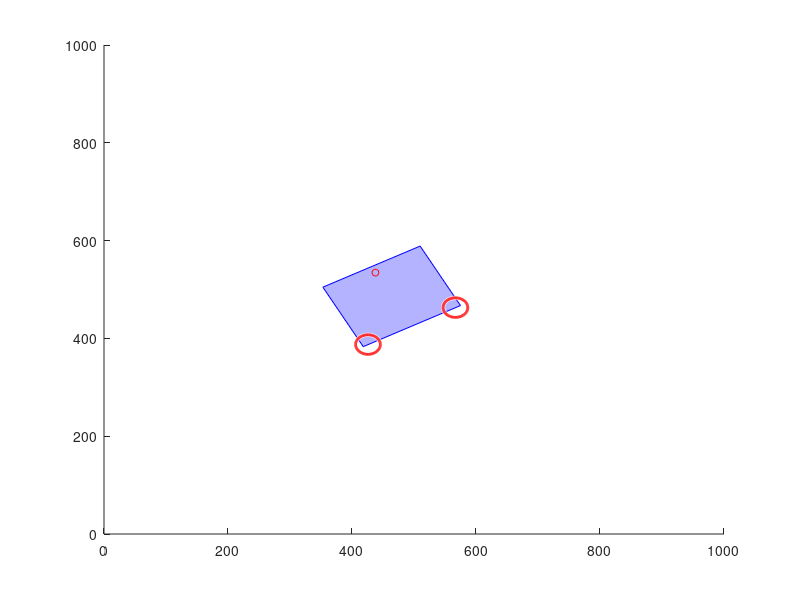

The MATLAB script that drew this image:
clear;
clc;
%% Assumptions
%turtlebot3 burgers dimensions will be used
%the robot will look like a box with two wheels on each side and those are located in the back end of the robot
%no sliding
%differential tyre lay out
%flat and equal terrain
%wheels are fixed, no holonomic actions
%% Map
origin = [500 500];
figure;
hold on;
axis([0 1000 0 1000]);
%% Robots Dimensions
robot_size = [138 178 192]; % L x W x H in mm
Tyre_diameter = 66; % mm
Tyre_Width = 20; % mm for visualization
Tyre_distance = 160; % mm distance between tyres
%% Max Speeds
v_max = 0.22; %mm/s max translational velocity
w_max = 2.84; %rad/s max angular velocity
%% Kinematics Equations
theta = 0; % initial orientation give in rad
vr = 0.1; % right tyre velocity mm/s
vl = -0.1; % left tyre velocity mm/s
R = Tyre_diameter/2;
L = Tyre_distance/2;
tyre_matrix = [vr ; vl];
middle_matrix = [R*cos(theta)/2 , R*cos(theta)/2 ; R*sin(theta)/2, R*sin(theta)/2 ; R/(2*L), -R/(2*L) ];
outcome_matrix= middle_matrix*tyre_matrix;
vx=outcome_matrix(1);
vy=outcome_matrix(2);
w=outcome_matrix(3);
%animation
dt=1;%for instantenous movement
number_of_iterations=50;%%length of duration
for i=1:number_of_iterations
    %because of the orientation the rectangle function in step 1 can not be
    %used
    cla;
    origin(1)=origin(1)+vx*dt;% Update position
    origin(2)=origin(2)+vy*dt;% Update position
    theta = theta + w*dt; % Update orientation
    x = [origin(1)-robot_size(1)/2, origin(1)+robot_size(1)/2, origin(1)+robot_size(1)/2, origin(1)-robot_size(1)/2, origin(1)-robot_size(1)/2];
    y = [origin(2)-robot_size(2)/2, origin(2)-robot_size(2)/2, origin(2)+robot_size(2)/2, origin(2)+robot_size(2)/2, origin(2)-robot_size(2)/2];
    % Rotate rectangle around its center
    rotation_matrix = [cos(theta) -sin(theta); sin(theta) cos(theta)];
    rotated_vertices = rotation_matrix * [x - mean(x); y - mean(y)];
    rotated_x = rotated_vertices(1,:) + mean(x);
    rotated_y = rotated_vertices(2,:) + mean(y);
    % Plot rotated rectangle
    patch(rotated_x, rotated_y, 'b', 'EdgeColor', 'b', 'FaceAlpha', 0.3);
    % Calculate tire positions relative to rectangle's center
    left_tyre_origin = [-robot_size(1)/2+14, 18+Tyre_distance/2 ];
    right_tyre_origin = [-robot_size(1)/2+14, 18-(Tyre_distance/2 )];
    % Rotate tire positions
    rotated_left_tyre_origin = rotation_matrix * left_tyre_origin' + [mean(x); mean(y)];
    rotated_right_tyre_origin = rotation_matrix * right_tyre_origin' + [mean(x); mean(y)];
    % Plot tires
    viscircles([rotated_left_tyre_origin(1), rotated_left_tyre_origin(2)], Tyre_Width)
    viscircles([rotated_right_tyre_origin(1), rotated_right_tyre_origin(2)], Tyre_Width)
    % Plot front circle (front of the car)
    front_circle = rotation_matrix * [robot_size(1)/2; 18] + [mean(x); mean(y)];
    plot(front_circle(1), front_circle(2), 'or', 'MarkerSize', 5);
    pause(0.1);
end
hold off
